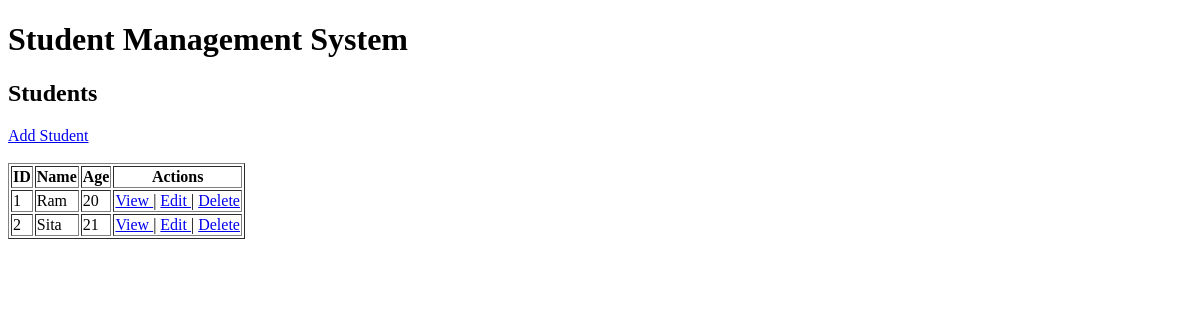
/students/, run on an earlier commit of the app's database.
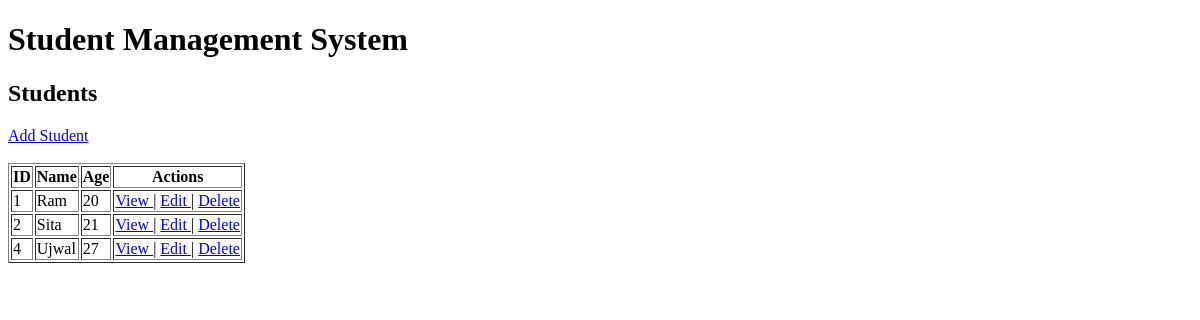
And on a later commit of the database.
### students/models.py (models this page shows, shortened)
class Student(models.Model):
    name = models.CharField(max_length=100)
    age = models.IntegerField()

### students/views.py (the view)
# urls.py: path("", views.student_list, name="student-list"),
def student_list(request):
    students = Student.objects.all()
    return render(
        request,
        "students/student_list.html",
        {"students": students}
    )

### students/templates/students/student_list.html (shortened to what this page needs)
{% extends "students/base.html" %}
{% block content %}
    <h2>Students</h2>
    <a href="{% url 'students:student-create' %}">
        Add Student
    </a>
    <br><br>
    {% if students %}
        <table border="1">
            <thead>
                <tr>
                    <th>ID</th>
                    <th>Name</th>
                    <th>Age</th>
                    <th>Actions</th>
                </tr>
            </thead>
            <tbody>
                {% for student in students %}
                    <tr>
                        <td>
                            {{ student.id }}
                        </td>
                        <td>
                            {{ student.name }}
                        </td>
                        <td>
                            {{ student.age }}
                        </td>
                        <td>
                            <a href="{% url 'students:student-detail' student.id %}">
                                View
                            </a>
                            |
                            <a href="{% url 'students:student-update' student.id %}">
                                Edit
                            </a>
                            |
                            <a href="{% url 'students:student-delete' student.id %}">
                                Delete
                            </a>
                        </td>
                    </tr>
                {% endfor %}
            </tbody>
        </table>
    {% else %}
        <p>No students found.</p>
    {% endif %}
{% endblock %}

What changed in the data, as far as the page shows it:
added Student: id "4", name "Ujwal", age "27"
